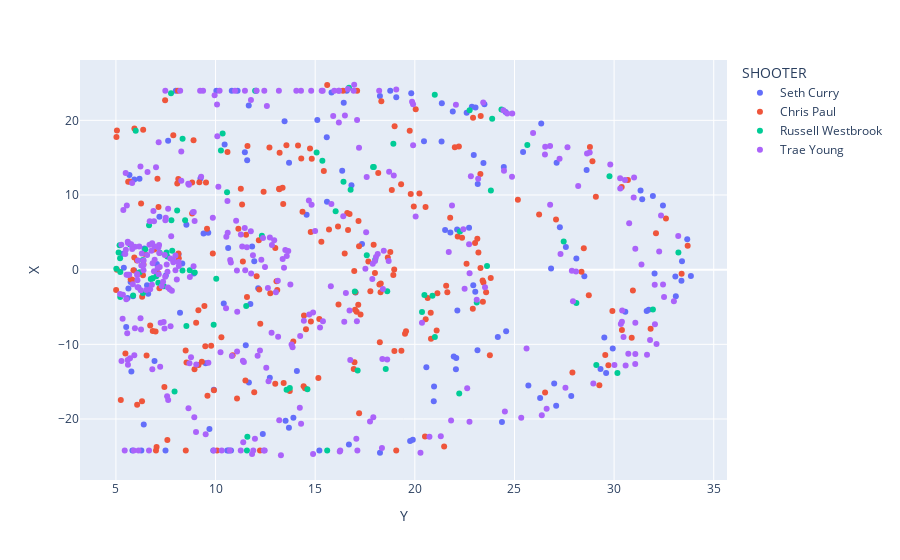

Notebook source saved alongside this figure:
### Markdown cell above
#### Grafico de dispersion
Representación de tiros en la cancha, diferenciando entre los cuatro jugadores.

### Code cell
fig = px.scatter(
    data_frame=nba,
    x='Y',
    y='X',
    color='SHOOTER',
    hover_data=['SCORE'],
    )

fig.show()

### Figure 1 — Plotly figure (JSON) as saved in the notebook; plotly's stock layout.template omitted (floating-point values rounded to 4 significant figures; data arrays with more than 128 entries replaced by an {"elided": "..."} marker saying what was removed)
{"data": [{"customdata": {"elided": "147x1 str values"}, "hovertemplate": "SHOOTER=Seth Curry<br>Y=%{x}<br>X=%{y}<br>SCORE=%{customdata[0]}<extra></extra>", "legendgroup": "Seth Curry", "marker": {"color": "#636efa", "symbol": "circle"}, "mode": "markers", "name": "Seth Curry", "orientation": "v", "showlegend": true, "type": "scatter", "x": {"elided": "147 float values"}, "xaxis": "x", "y": {"elided": "147 float values"}, "yaxis": "y"}, {"customdata": {"elided": "216x1 str values"}, "hovertemplate": "SHOOTER=Chris Paul<br>Y=%{x}<br>X=%{y}<br>SCORE=%{customdata[0]}<extra></extra>", "legendgroup": "Chris Paul", "marker": {"color": "#EF553B", "symbol": "circle"}, "mode": "markers", "name": "Chris Paul", "orientation": "v", "showlegend": true, "type": "scatter", "x": {"elided": "216 float values"}, "xaxis": "x", "y": {"elided": "216 float values"}, "yaxis": "y"}, {"customdata": [["MADE"], ["MADE"], ["MADE"], ["MADE"], ["MADE"], ["MADE"], ["MADE"], ["MADE"], ["MADE"], ["MADE"], ["MISSED"], ["MISSED"], ["MISSED"], ["MISSED"], ["MISSED"], ["MISSED"], ["MISSED"], ["MISSED"], ["MISSED"], ["MISSED"], ["MISSED"], ["MISSED"], ["MISSED"], ["MISSED"], ["MISSED"], ["MADE"], ["MISSED"], ["MISSED"], ["MISSED"], ["MISSED"], ["MISSED"], ["MISSED"], ["MISSED"], ["MISSED"], ["MADE"], ["MADE"], ["MADE"], ["MADE"], ["MISSED"], ["MISSED"], ["MADE"], ["MADE"], ["MADE"], ["MADE"], ["MADE"], ["MADE"], ["MADE"], ["MADE"], ["MISSED"], ["MISSED"], ["MISSED"], ["MISSED"], ["MISSED"], ["MISSED"], ["MISSED"], ["MISSED"], ["MISSED"], ["MISSED"], ["MISSED"], ["MISSED"], ["MISSED"], ["MISSED"], ["MISSED"], ["MADE"], ["MISSED"], ["MISSED"], ["MISSED"], ["MISSED"], ["MISSED"], ["MISSED"], ["MADE"], ["MADE"], ["MADE"], ["MADE"], ["MISSED"], ["MISSED"], ["MISSED"], ["MISSED"], ["MISSED"], ["MISSED"], ["MISSED"], ["MISSED"], ["MISSED"], ["MISSED"]], "hovertemplate": "SHOOTER=Russell Westbrook<br>Y=%{x}<br>X=%{y}<br>SCORE=%{customdata[0]}<extra></extra>", "legendgroup": "Russell Westbrook", "marker": {"color": "#00cc96", "symbol": "circle"}, "mode": "markers", "name": "Russell Westbrook", "orientation": "v", "showlegend": true, "type": "scatter", "x": [5.221, 7.578, 5.185, 6.189, 7.825, 8.34, 7.406, 6.824, 8.955, 7.029, 6.473, 5.209, 5.019, 7.539, 6.844, 5.217, 6.354, 7.129, 6.75, 5.134, 6.359, 5.713, 7.197, 5.865, 8.704, 8.072, 10.03, 6.662, 8.537, 11.54, 7.783, 12.32, 8.472, 9.905, 10.58, 18.62, 18.01, 16.03, 16.99, 17.59, 16.78, 15.07, 17.91, 20.36, 10.35, 10.27, 13.73, 8.346, 7.943, 16.42, 5.993, 13.56, 23.11, 21.01, 14.61, 15.36, 17.13, 18.54, 20.48, 23.62, 22.26, 17.94, 20.88, 23.82, 28.11, 7.765, 11.6, 18.92, 22.23, 27.47, 30.17, 11.57, 15.6, 22.75, 21.0, 11.98, 16.7, 31.95, 23.88, 29.77, 25.65, 24.35, 33.23, 29.11], "xaxis": "x", "y": [-0.2992, 1.764, 3.282, -0.3582, 2.519, -0.1167, -2.225, -1.199, -0.3817, -0.866, 2.726, 1.531, 0.1195, 2.314, -1.133, -3.669, 1.292, -1.762, -1.24, 2.296, -3.131, 3.386, 2.253, -3.463, -0.06582, 7.926, -1.23, 5.951, -7.549, -4.86, 6.612, 4.541, 6.605, -7.383, 10.38, -2.907, 1.337, 7.821, -2.91, 1.926, 10.69, 15.68, 13.74, -5.686, 18.22, 15.95, -15.86, 17.54, -16.31, 11.76, 18.6, -16.09, -4.405, -9.021, -16.0, 14.6, -13.52, -13.32, -3.406, 0.486, 5.099, 13.75, -3.477, 10.6, -4.449, 23.63, -22.39, 16.88, -16.59, 3.762, -13.83, -24.23, -24.23, 21.37, 23.43, 23.95, 24.36, -5.326, 20.22, 12.5, 16.7, 21.44, 2.292, -12.76], "yaxis": "y"}, {"customdata": {"elided": "329x1 str values"}, "hovertemplate": "SHOOTER=Trae Young<br>Y=%{x}<br>X=%{y}<br>SCORE=%{customdata[0]}<extra></extra>", "legendgroup": "Trae Young", "marker": {"color": "#ab63fa", "symbol": "circle"}, "mode": "markers", "name": "Trae Young", "orientation": "v", "showlegend": true, "type": "scatter", "x": {"elided": "329 float values"}, "xaxis": "x", "y": {"elided": "329 float values"}, "yaxis": "y"}], "layout": {"legend": {"title": {"text": "SHOOTER"}, "tracegroupgap": 0}, "margin": {"t": 60}, "xaxis": {"anchor": "y", "domain": [0, 1], "title": {"text": "Y"}}, "yaxis": {"anchor": "x", "domain": [0, 1], "title": {"text": "X"}}}}
